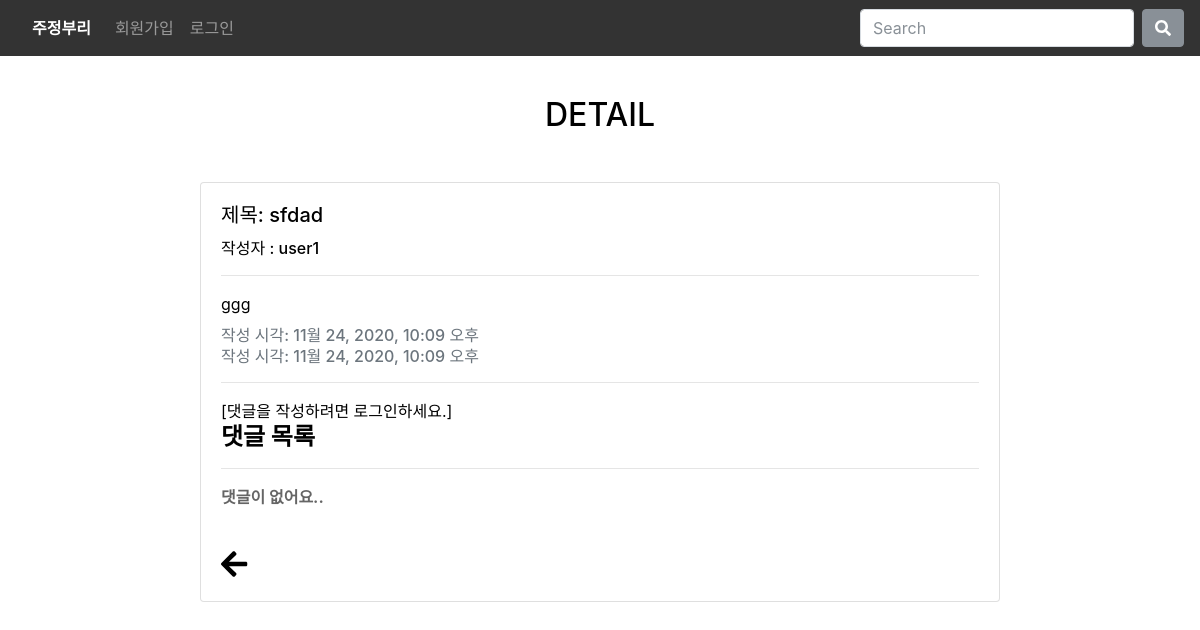
Before: /community/articles/1/ with the older database file.
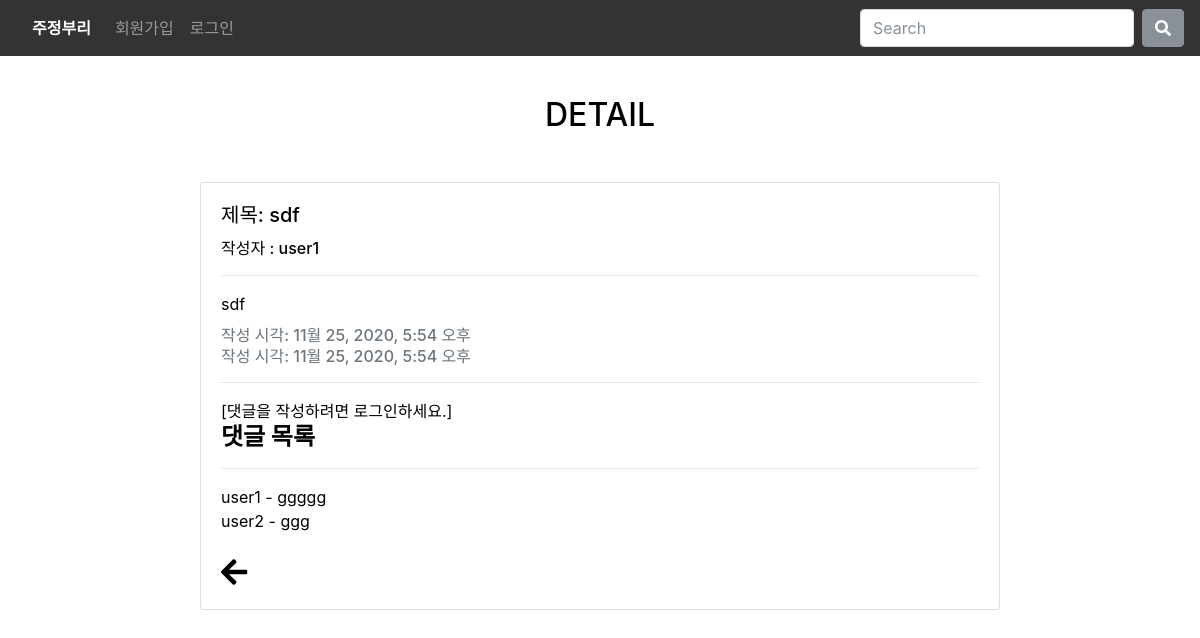
After: the same page with the newer database file.
### community/models.py (models this page shows)
class Article(models.Model):
    title= models.CharField(max_length=100)
    content = models.TextField()
    created_at = models.DateTimeField(auto_now_add=True)
    updated_at = models.DateTimeField(auto_now=True)
    user = models.ForeignKey(settings.AUTH_USER_MODEL, on_delete=models.CASCADE)
    purpose = models.IntegerField()

class Comment(models.Model):
    user = models.ForeignKey(settings.AUTH_USER_MODEL, on_delete=models.CASCADE)
    article = models.ForeignKey(Article, on_delete=models.CASCADE)
    content = models.CharField(max_length=300)
    created_at = models.DateTimeField(auto_now_add=True)
    updated_at = models.DateTimeField(auto_now=True)

### accounts/models.py (models this page shows)
class User(AbstractUser):
    pass

### community/views.py (the view)
# urls.py: path('articles/<int:article_pk>/', views.detail, name='detail'),
@require_GET
def detail(request, article_pk):
    article = get_object_or_404(Article, pk=article_pk)
    comments = article.comment_set.all()
    comment_form = CommentForm()
    context = {
        'article': article,
        'comment_form': comment_form,
        'comments': comments,
    }
    return render(request, 'community/detail.html', context)

### community/forms.py
class CommentForm(forms.ModelForm):
    content = forms.CharField(
        label='',
        widget=forms.Textarea(
            attrs={
                'rows': 1
            }
        )
    )
    class Meta:
        model = Comment
        fields = ['content']

### community/templates/community/detail.html (shortened to what this page needs)
{% extends 'base.html' %}
{% load bootstrap4 %}
{% block content %}
<div class='container'>
  <h2 class="text-center">DETAIL</h2>
  <div class="card my-5 mx-auto" style="width: 50rem; height: auto;">
    <div class="card-body">
      <h5 class="card-title">제목: {{ article.title }}</h5>
      <h6> 작성자 : {{article.user }}</h6>
      <hr>
      <p class="card-text">{{ article.content | safe }}</p>
      <h6 class="card-subtitle mb-2 text-muted">작성 시각: {{ article.created_at }}</h6>
      <h6 class="card-subtitle mb-2 text-muted">작성 시각: {{ article.updated_at }}</h6>
          <hr>
          {% if request.user.is_authenticated %}
          <form action="{% url 'community:create_comment' article.pk %}" method="POST">
            {% csrf_token %}
            {% bootstrap_form comment_form %}
            <input class="btn btn-warning" type="submit" style='color: white;'>
          </form>
          {% else %}
          <a href="{% url 'accounts:login' %}">[댓글을 작성하려면 로그인하세요.]</a>
          {% endif %}
          <br>
          <h4><strong>댓글 목록</strong> </h4>
          <hr>
          {% for comment in comments %}
          <div>
            {{ comment.user }} - {{ comment.content }}
          </div>
          {% empty %}
          <p style="opacity: 0.6;"><b>댓글이 없어요..</b></p>
          {% endfor %}
          <br>
          <a href="{% url 'community:index' %}"><i class="fas fa-arrow-left" style="font-size: 30px;" ></i></a>
        </div>
      </div>
    </div>
{% endblock  %}

### final_pjt/templates/base.html (shortened to what this page needs)
<!DOCTYPE html>
<html lang="en">
<head>
  {% load static %}
  <link rel="stylesheet" href="https://cdn.jsdelivr.net/npm/bootstrap@4.5.3/dist/css/bootstrap.min.css">
</head>
<body>
<nav class="fixed-top navbar navbar-expand-lg navbar-dark" style='background-color: black'>
  <a class="nav-link active text-white" href="{% url 'movies:first' %}"><strong>주정부리</strong></a>
  <div class="collapse navbar-collapse" id="navbarSupportedContent">
    <ul class="navbar-nav mr-auto">
      {% if request.user.is_superuser %}
      <li class="nav-item">
        <a class="nav-link" href="http://127.0.0.1:8000/admin/">관리자</a>
      </li>
      <li class="nav-item">
        <a class="nav-link" href="{% url 'community:index' %}">커뮤니티</a>
      </li>
      <li class="nav-item">
        <a class="nav-link" href="{% url 'movies:movie_list' %}">보고싶어요</a>
      </li>
      <li class="nav-item">
        <a class="nav-link" href="{% url 'movies:movie_mbti' %}">성향분석</a>
      </li>
      {% else %}
        <li class="nav-item">
          <a class="nav-link" href="{% url 'accounts:signup' %}">회원가입</a>
        </li>
        <li class="nav-item">
          <a class="nav-link" href="{% url 'accounts:login' %}">로그인</a>
        </li>
      {% endif %}
    </ul>
    <form action="{% url 'movies:movie_search' %}" class="form-inline my-2 my-lg-0" method='GET'>
      <input class='form-control mr-sm-2' type="search" placeholder='Search' aria-label='Search' name='q'>
      <button class='btn btn-secondary my-2 my-sm-0' type='submit'><i class='fas fa-search'></i></button>
    </form>
  </div>
</nav>
<div class='container mt-5 pt-5 '>
    {% block content  %}
    {% endblock  %}
 </div>
</body>
</html>

### final_pjt/templates/base.html (style rules this page uses)
body { background-color: white; opacity: 1; }
nav { opacity: 0.8; }

### community/templates/community/detail.html (style rules this page uses)
div, a { color:black; }

Changed rows visible on the page:
changed Article "user1": title "sfdad" → "sdf"; content "ggg" → "sdf"; created_at "11월 24, 2020, 10:09 오후" → "11월 25, 2020, 5:54 오후"; updated_at "11월 24, 2020, 10:09 오후" → "11월 25, 2020, 5:54 오후"
added Comment: user "user1", content "ggggg"
added Comment: user "user2", content "ggg"
Other visible differences:
text no longer shown: "댓글이 없어요.."
